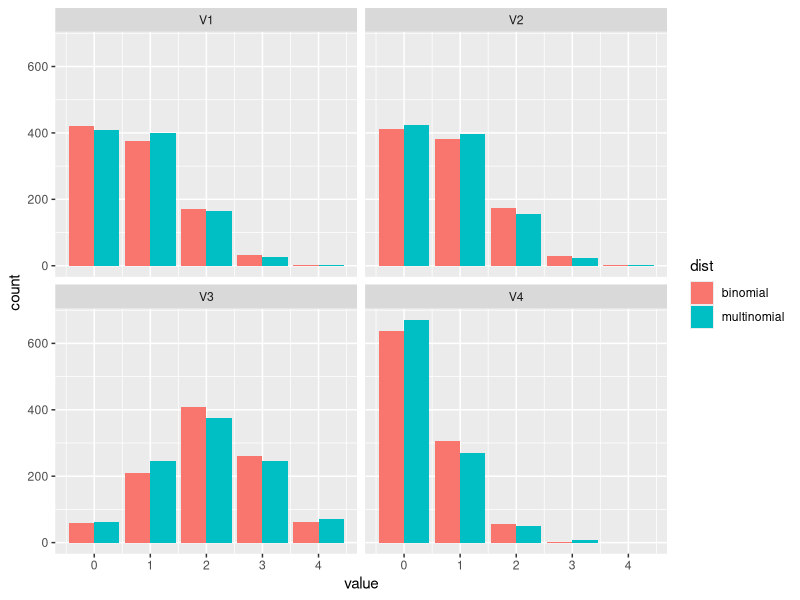
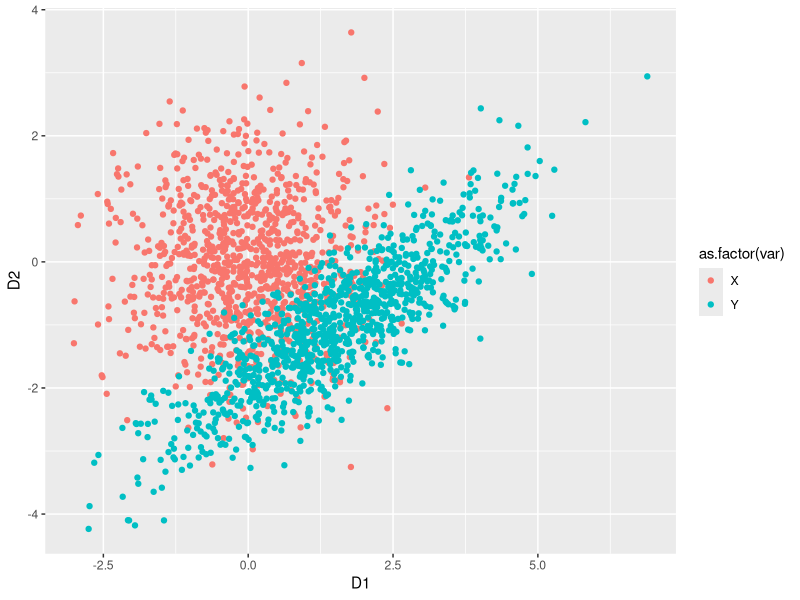
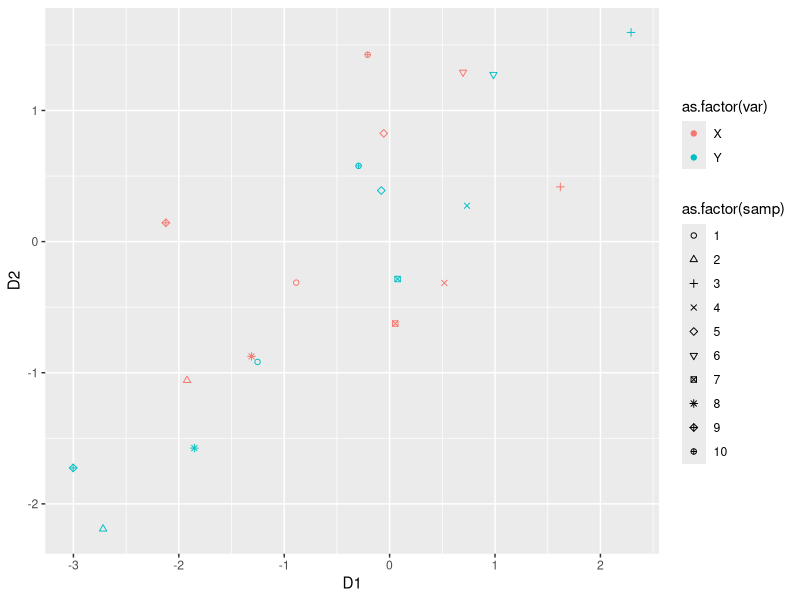
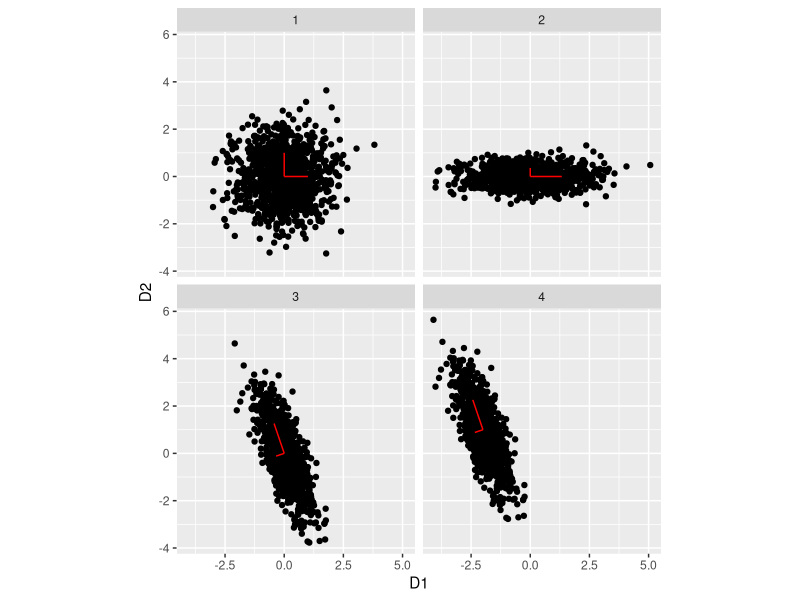
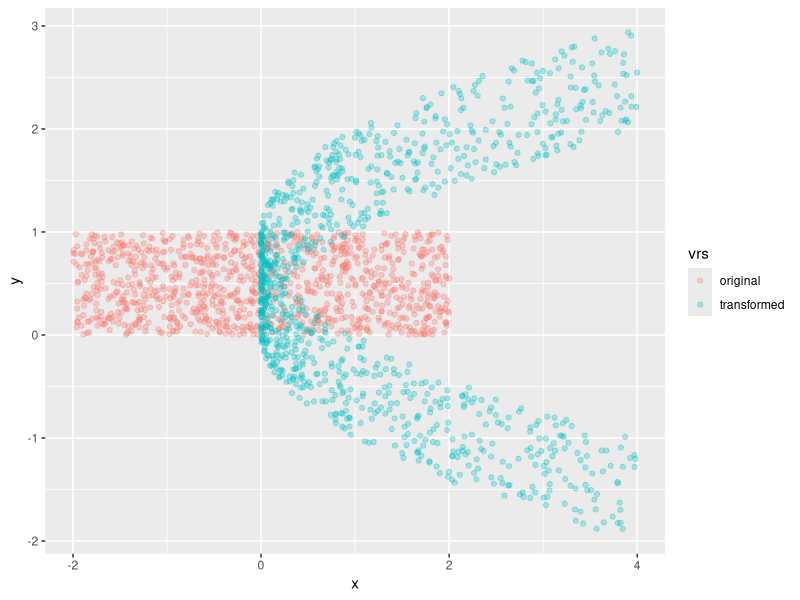

Here is the R script that generated these plots, in order:
## ---- chunk 1
togs <- TRUE
library(ggplot2)
library(dplyr)
library(reshape2)
library(tidyr)
# togs <- FALSE
## ---- chunk 2
set.seed(1)
nsamps      <- 1000
samps_mult  <- rmultinom(nsamps, 4, prob = c(0.2, 0.2, 0.5, 0.1))
samps_mult  <- as_tibble(t(samps_mult)) %>%
  gather()
samps       <- tibble(
  V1 = rbinom(nsamps, 4, 0.2),
  V2 = rbinom(nsamps, 4, 0.2),
  V3 = rbinom(nsamps, 4, 0.5),
  V4 = rbinom(nsamps, 4, 0.1)
) %>%
  gather() %>%
  bind_rows(samps_mult) %>%
  bind_cols("dist" = c(rep("binomial", 4*nsamps), rep("multinomial", 4*nsamps)))

ggplot(samps, aes(x = value, fill = dist)) +
  geom_bar(position = "dodge") +
  facet_wrap(~ key)

## ---- chunk 3
# a
set.seed(1)
nsamps <- 1000
X      <- matrix(data = rnorm(nsamps * 2), ncol = 2)
mu     <- c(1.5, -1)
L      <- matrix(data = c(sqrt(2), 0,
                          1.2 / sqrt(2), sqrt(1 - 1.2^2/2)),
                 ncol  = 2,
                 byrow = TRUE)
Y      <- t(mu + L %*% t(X))
plot_df <- data.frame(rbind(X, Y), c(rep("X", nsamps), rep("Y", nsamps)))
colnames(plot_df) <- c("D1", "D2", "var")
ggplot(data = plot_df, aes(x = D1, y = D2, colour = as.factor(var))) +
  geom_point()

# b
nsamps <- 10
X      <- matrix(data = rnorm(nsamps * 2), ncol = 2)
L      <- matrix(data = c(sqrt(2), 0,
                          1.2 / sqrt(2), sqrt(1 - 1.2^2/2)),
                 ncol  = 2,
                 byrow = TRUE)
Y      <- t(L %*% t(X))
plot_df <- data.frame(rbind(X, Y), 
                      c(rep("X", nsamps), rep("Y", nsamps)), 
                      c(1:nsamps, 1:nsamps))
colnames(plot_df) <- c("D1", "D2", "var", "samp")
ggplot(data = plot_df, aes(x = D1, 
                           y = D2, 
                           color = as.factor(var), 
                           shape = as.factor(samp))) +
  geom_point() +
  scale_shape_manual(values=1:10)


## ---- chunk 4
# a
set.seed(1)
sigma <- matrix(data = c(0.3, -0.5,
                         -0.5, 1.6),
                nrow  = 2,
                byrow = TRUE)
ed    <- eigen(sigma)
e_val  <- ed$values
e_vec  <- ed$vectors



# b
set.seed(1)
nsamps <- 1000
X      <- matrix(data = rnorm(nsamps * 2), ncol = 2)
vec1   <- matrix(c(1,0,0,1), nrow = 2)

X2     <- t(sqrt(diag(e_val)) %*% t(X))
vec2   <- sqrt(diag(e_val)) %*% vec1

X3     <- t(e_vec %*% t(X2))
vec3   <- e_vec %*% vec2

X4     <- t(c(-2, 1) + t(X3))
vec4   <- c(-2, 1) + vec3

vec_mat <- data.frame(matrix(c(0,0,0,0,0,0,0,0,0,0,0,0,-2,1,-2,1), ncol = 2, byrow = TRUE),
                      t(cbind(vec1, vec2, vec3, vec4)),
                      c(1,1,2,2,3,3,4,4))


df     <- data.frame(rbind(X, X2, X3, X4), c(rep(1, nsamps),
                                             rep(2, nsamps),
                                             rep(3, nsamps),
                                             rep(4, nsamps)))


colnames(df) <- c("D1", "D2", "wh")
colnames(vec_mat) <- c("D1", "D2", "E1", "E2", "wh")
ggplot(data = df, aes(x = D1, y = D2)) +
  geom_point() +
  geom_segment(data = vec_mat, aes(xend = E1, yend = E2), color = "red") +
  facet_wrap(~ wh) +
  coord_fixed()


## ---- chunk 5
mu    <- c(2, 0, -1)
Sigma <- matrix(c(1, -0.2, 0.5,
                  -0.2, 1.4, -1.2,
                  0.5, -1.2, 2),
                nrow = 3,
                byrow = TRUE)
mu_A     <- c(2, 0)
mu_B     <- -1
Sigma_A  <- Sigma[1:2, 1:2]
Sigma_B  <- Sigma[3, 3]
Sigma_AB <- Sigma[1:2, 3]


# b
tmp_b   <- Sigma_AB * (1 / Sigma_B)
mu_b    <- mu_A - tmp_b * mu_B
Sigma_b <- Sigma_B - t(Sigma_AB) %*% solve(Sigma_A) %*% Sigma_AB

tmp_b
mu_b
Sigma_b

# d
Sigma_d <- Sigma_A - (Sigma_AB * (1 / Sigma_B)) %*% t(Sigma_AB)
Sigma_d
Sigma_d
## ---- chunk 6
set.seed(1)
nsamps <- 1000
x      <- runif(nsamps, min = -2, max = 2)
y      <- runif(nsamps)
orig   <- tibble(x = x, y = y, vrs = "original")
u      <- x^2
v      <- y + x
transf <- tibble(x = u, y = v, vrs = "transformed")
df     <- bind_rows(orig, transf)
ggplot(df, aes(x = x, y = y, color = vrs)) +
  geom_point(alpha = 0.3)
## ---- chunk 7
set.seed(1)
